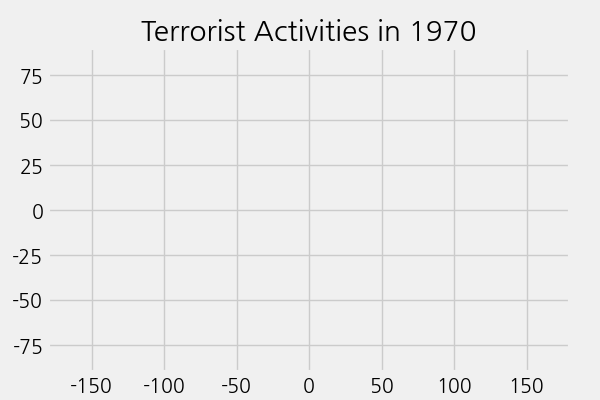
#> input picture 01_EDA/src/terror_images/1970.png, 600 x 400 px
$ python -i 11.01_cartoonFilter.py   (imports and definitions only)
#> lines starting #> are read from the running program, lines starting #| are printed output that depends on the picture; after the words box and inside, x2 and y2 are one past the last pixel; in counts of white or black regions, pixels touching at a corner belong together
#> further down, picture is the input picture: shape (400, 600, 3); min 0, max 240, mean 236
import sys
import numpy as np
import cv2

def cartoon_filter(img):
    h, w = img.shape[:2]
#> h = 400; w = 600
    img2 = cv2.resize(img, (w//2, h//2))
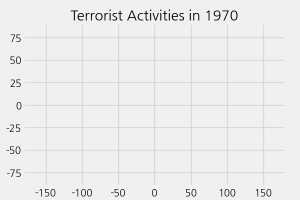
#> img2: shape (200, 300, 3); min 3, max 240, mean 236.1

    blr = cv2.bilateralFilter(img2, -1, 20, 7)
    edge = 255 - cv2.Canny(img2, 80, 120)
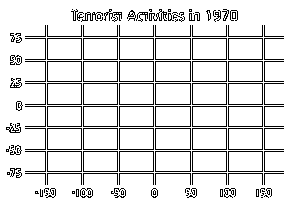
#> edge: shape (200, 300); 88.3% white; black in thin lines or dots, all inside (x1, y1, x2, y2) = (6, 9, 284, 198)
    edge = cv2.cvtColor(edge, cv2.COLOR_GRAY2BGR)

    dst = cv2.bitwise_and(blr, edge)
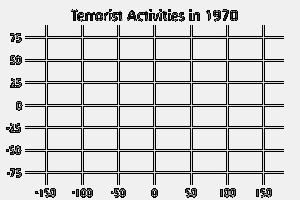
#> dst: shape (200, 300, 3); min 0, max 240, mean 209
    dst = cv2.resize(dst, (w, h), interpolation=cv2.INTER_NEAREST)
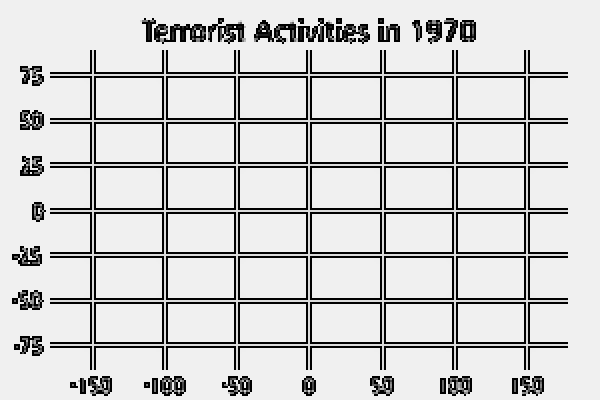
#> dst: shape (400, 600, 3); min 0, max 240, mean 209

    return dst


def pencil_sketch(img):
    gray = cv2.cvtColor(img, cv2.COLOR_BGR2GRAY)
    blr = cv2.GaussianBlur(gray, (0,0), 3)
    dst = cv2.divide(gray, blr, scale=255)

    return dst


# [5 lines not run here, left out]

cam_mode = 0

# [24 lines not run here, left out]

>>> import cv2
>>> picture = cv2.imread('../../01_EDA/src/terror_images/1970.png')
>>> result = cartoon_filter(picture)
